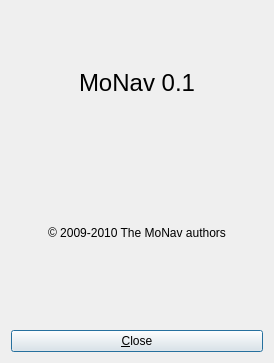
<?xml version="1.0" encoding="UTF-8"?>
<ui version="4.0">
 <class>AboutDialog</class>
 <widget class="QDialog" name="AboutDialog">
  <property name="geometry">
   <rect>
    <x>0</x>
    <y>0</y>
    <width>274</width>
    <height>363</height>
   </rect>
  </property>
  <property name="sizePolicy">
   <sizepolicy hsizetype="Preferred" vsizetype="Preferred">
    <horstretch>0</horstretch>
    <verstretch>0</verstretch>
   </sizepolicy>
  </property>
  <property name="windowTitle">
   <string>Dialog</string>
  </property>
  <layout class="QVBoxLayout" name="verticalLayout">
   <item>
    <widget class="QLabel" name="label_2">
     <property name="font">
      <font>
       <pointsize>18</pointsize>
      </font>
     </property>
     <property name="text">
      <string>MoNav 0.1</string>
     </property>
     <property name="alignment">
      <set>Qt::AlignCenter</set>
     </property>
    </widget>
   </item>
   <item>
    <widget class="QLabel" name="label_3">
     <property name="text">
      <string>© 2009-2010 The MoNav authors</string>
     </property>
     <property name="alignment">
      <set>Qt::AlignCenter</set>
     </property>
    </widget>
   </item>
   <item>
    <widget class="QLabel" name="label">
     <property name="sizePolicy">
      <sizepolicy hsizetype="Maximum" vsizetype="Maximum">
       <horstretch>0</horstretch>
       <verstretch>0</verstretch>
      </sizepolicy>
     </property>
     <property name="text">
      <string/>
     </property>
     <property name="pixmap">
      <pixmap resource="images.qrc">:/images/about.png</pixmap>
     </property>
     <property name="scaledContents">
      <bool>true</bool>
     </property>
    </widget>
   </item>
   <item>
    <widget class="QPushButton" name="pushButton">
     <property name="text">
      <string>&amp;Close</string>
     </property>
    </widget>
   </item>
  </layout>
 </widget>
 <resources>
  <include location="images.qrc"/>
 </resources>
 <connections>
  <connection>
   <sender>pushButton</sender>
   <signal>clicked()</signal>
   <receiver>AboutDialog</receiver>
   <slot>close()</slot>
   <hints>
    <hint type="sourcelabel">
     <x>151</x>
     <y>348</y>
    </hint>
    <hint type="destinationlabel">
     <x>225</x>
     <y>40</y>
    </hint>
   </hints>
  </connection>
 </connections>
</ui>
